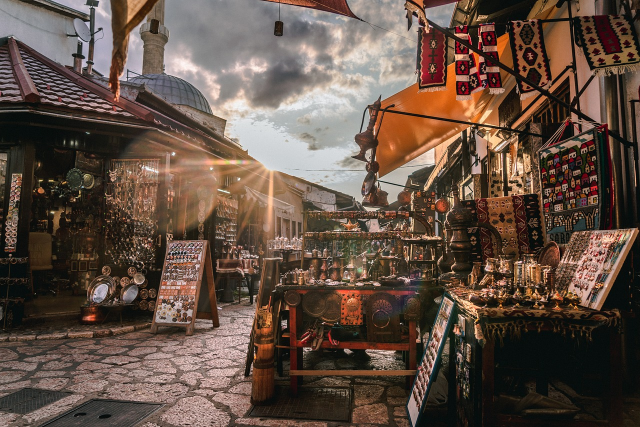
#> input picture ImageDataLoss/assets/sarajevo-4505752_1280.jpg, 1280 x 854 px, found by its file name (shown at 1/2 size)
$ python t7_chained_blurs.py
#> lines starting #> are read from the running program, lines starting #| are printed output that depends on the picture
### ImageDataLoss/tests/__init__.py
import cv2
import os
import datetime
import numpy as np

IMG_FLOWER_640 = "..\\assets\\flower-7392159_640.jpg"
IMG_FLOWER_1280 = "..\\assets\\flower-7392159_1280.jpg"
IMG_FLOWER_1920 = "..\\assets\\flower-7392159_1920.jpg"
IMG_PAPER_640 = "..\\assets\\paper-4180408_640.jpg"
IMG_PAPER_1280 = "..\\assets\\paper-4180408_1280.jpg"
IMG_E_EQ_MC2 = "..\\assets\\pexels-jeshoots-com-147458-714699.jpg"
IMG_DICE = "..\\assets\\pexels-pixabay-37534.jpg"
IMG_BOOKSHELF = "..\\assets\\pexels-rachel-claire-5490916.jpg"
IMG_MARKET = "..\\assets\\sarajevo-4505752_1280.jpg"


##### OS #####

def create_folder(prefix: str = "test"):
    timestamp = datetime.datetime.now().strftime("%y-%m-%d__%H-%M-%S")
    folder_name = f"{prefix}__{timestamp}"

    if not os.path.exists(folder_name):
        os.makedirs(folder_name)

    return folder_name


def read_image(path):
#> called with path = '..\\assets\\sarajevo-4505752_1280.jpg'
    image = cv2.imread(path)
#> image is the input picture: shape (854, 1280, 3); mean B, G, R 68.2, 79.7, 98.3

    if image is None:
        print("Error: Could not load image")
        return None

    return image


def write_image(image, file_name: str, folder_name: str):
    path = os.path.join(folder_name, file_name)
    cv2.imwrite(path, image)


def write_image_with_quality(image, file_name: str, folder_name: str, quality: int):
    path = os.path.join(folder_name, file_name)
    cv2.imwrite(path, image, [cv2.IMWRITE_JPEG_QUALITY, quality])


##### UTILS #####

def resize_image(image, width: int, height: int):
    return cv2.resize(image, (width, height))


def split_image_color_channels(image):
    return cv2.split(image)


def merge_image_color_channels(channels):
    return cv2.merge(channels)


def add_noise_to_image(image):
    noise = np.random.normal(0, 25, image.shape).astype(np.uint8)
    return cv2.add(image, noise)


##### BLURS #####

def gaussian_blur(image, kernel_size: int):
    return cv2.GaussianBlur(image, (kernel_size, kernel_size), 0)


def box_blur(image, kernel_size: int):
    return cv2.blur(image, (kernel_size, kernel_size))


def median_blur(image, kernel_size: int):
    return cv2.medianBlur(image, kernel_size)


# todo:
# - add bilateral blur
# - add motion blur (with diff kernels: vertical, horizontal, ...)
# - test: blur chaining, ???


BLURS = {
    "box": box_blur,
    "median": median_blur,
    "gaussian": gaussian_blur,
}

### ImageDataLoss/tests/t7_chained_blurs.py
from typing import List

from tests import read_image, create_folder, write_image, BLURS, IMG_FLOWER_1920, IMG_BOOKSHELF, IMG_MARKET


def chained_blurs(image_path: str, blurs: List[str], ksize: int):
    image = read_image(image_path)
    folder = create_folder("T7")
    write_image(image, "original.jpeg", folder)

    it = 0
    blurred_image = image

    for blur in blurs:
        blurred_image = BLURS[blur](blurred_image, ksize)
        it += 1

        # write_image(blurred_image, f"blur_{it}_{blur}.jpeg", folder)
        if it % 10 == 0:
            write_image(blurred_image, f"blur_{it}_{blur}.jpeg", folder)
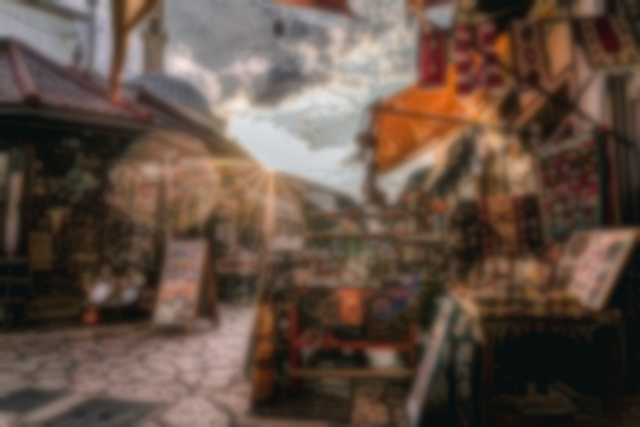
#> blurred_image: shape (854, 1280, 3) (shown at 1/2 size); mean B, G, R 67.6, 79.3, 98
#> after the loop, it = 100


if __name__ == '__main__':
    chained_blurs(image_path=IMG_MARKET,
                  # blurs=["box", "box", "median", "gaussian"],
                  blurs=["box" for i in range(0, 100)],
                  ksize=3)
